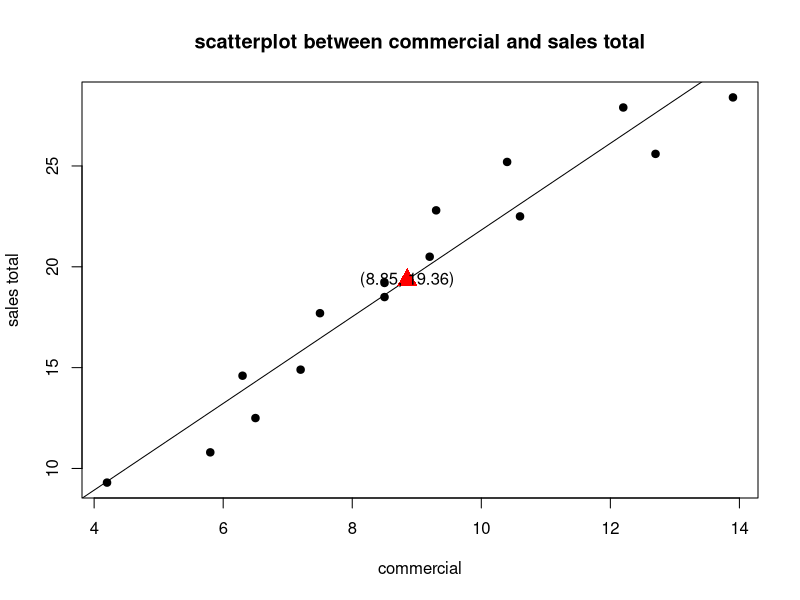

Reproduce this figure in R. (Note: this script raises an error after producing the figure.)
# change working directory to R.2019.2/regression
WD=getwd()
if (WD == '/Users/tolkien/work/misc/R') {
  setwd( paste0(dirname(WD), '/R.2019.2/regression'))
}

# scatter plot
market = read.table("data/market-1.txt", header = T)
head(market)
plot(market$X, market$Y, xlab="commercial", ylab="sales total", pch=19)
title("scatterplot between commercial and sales total")

# least square method
market.lm = lm(Y ~ X, data=market)
summary(market.lm)
abline(market.lm)
identify(market$X, market$Y)

# residual
names(market.lm)
resid = market.lm$residuals
fitted = market.lm$fitted.values
# (3)
sum(fitted)
sum(market$Y)
# (4)
sum(market$X*resid)
# (5)
sum(fitted*resid)
# (6)
xbar=mean(market$X)
ybar=mean(market$Y)
points(xbar, ybar, pch=17, cex=2.0, col="RED")
text(xbar, ybar, "(8.85, 19.36)")
fx = "Y-hat = 0.328*2.14*X"
text(locator(1), fx)

# anova
anova(market.lm)
qf(0.95, 1, 13)
1 - pf(192.9, 1, 13)
# coefficient of determination
# standard error of estimate
# coefficient of correlation

# ex 1
age = c(3, 1, 5, 8, 1, 4, 2, 6, 9, 3, 5, 7, 2, 6)
cost = c(39, 24, 115, 105, 50, 86, 67, 90, 140, 112, 70, 186, 43, 126)
e1.dat = data.frame(age, cost)
# (1) scatter plot
plot(e1.dat$age, e1.dat$cost, xlab="age of machine", ylab="maintenance cost", pch=1)
title("age of machine and maintenance cost")

# (2) least square method
e1.lm = lm(cost ~ age, data=e1.dat)
summary(e1.lm)
abline(e1.lm)

# (3) standard error of estimate (S_y.x)
# Residual standard error: 29.11 on 12 degrees of freedom

# (4) coefficient of determination
# Multiple R-squared:  0.6098
# (4) coefficient of correlation
#> sqrt(0.6098)
#[1] 0.7808969

# (5) anova
anova(e1.lm)
qf(0.95, 1, 12)

# (6) maintenance cost of 4 age
#> 29.107 + 13.637*4
#[1] 83.655

# (7) e_i = y_i - ^y_i
y = 29.107 + 13.637*age
resid = cost - y
sum(resid)

# (8) sum x_i*e_i
sum(resid * age)

# (9) sum ^y_i*e_i
sum(resid * y)

# (10) standardized
s_y = var(cost)
u_y = mean(cost)
s_x = var(age)
u_x = mean(age)
ys = (cost - u_y)/sqrt(s_y)
xs = (age - u_x)/sqrt(s_x)
e1.dat2 = data.frame(xs, ys)
e1.lm2 = lm(ys ~ xs, data=e1.dat2)
summary(e1.lm2)
summary(e1.lm)
# Estimate of xs  = sqrt(Multiple R-squared) of e1.lm

# ex 7
year = c(0:9)
sale = c(120, 135, 162, 181, 215, 234, 277, 313, 374, 422)
e7.dat = data.frame(year, sale)
e7.lm = lm(sale ~ year, data=e7.dat)
anova(e7.lm)
summary(e7.lm)
sale_h = 94.582 + 33.048*year
sale_h
resid = sale - sale_h
resid
plot(year+1983, e7.lm$residuals, pch=9)
abline(h=0, lty = 2)
